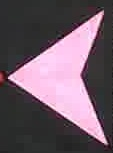
#> input picture img.jpg, 113 x 153 px, given in place of the camera
$ python FindColorPoints.py
#> lines starting #> are read from the running program, lines starting #| are printed output that depends on the picture
### ProgramBase/ColorTrecbar.py
from __future__ import print_function
import cv2 as cv

max_value = 255
max_value_H = 360 // 2
low_H = 0
low_S = 0
low_V = 0
high_H = max_value_H
high_S = max_value
high_V = max_value
window_capture_name = 'Video Capture'
window_detection_name = 'Object Detection'
low_H_name = 'Low H'
low_S_name = 'Low S'
low_V_name = 'Low V'
high_H_name = 'High H'
high_S_name = 'High S'
high_V_name = 'High V'


# [46 lines left out: functions on_low_H_thresh_trackbar, on_high_H_thresh_trackbar, on_low_S_thresh_trackbar, on_high_S_thresh_trackbar, on_low_V_thresh_trackbar, on_high_V_thresh_trackbar, not called in this run]


# parser = argparse.ArgumentParser(description='Code for Thresholding Operations using inRange tutorial.')
# parser.add_argument('--camera', help='Camera divide number.', default=0, type=int)
# args = parser.parse_args()
cap = cv.VideoCapture(0)#("C:/Users/User_I/Desktop/bandicam.mp4")  #(args.camera)

cv.namedWindow(window_capture_name)
cv.namedWindow(window_detection_name)
cv.createTrackbar(low_H_name, window_detection_name, low_H, max_value_H, on_low_H_thresh_trackbar)
cv.createTrackbar(high_H_name, window_detection_name, high_H, max_value_H, on_high_H_thresh_trackbar)
cv.createTrackbar(low_S_name, window_detection_name, low_S, max_value, on_low_S_thresh_trackbar)
cv.createTrackbar(high_S_name, window_detection_name, high_S, max_value, on_high_S_thresh_trackbar)
cv.createTrackbar(low_V_name, window_detection_name, low_V, max_value, on_low_V_thresh_trackbar)
cv.createTrackbar(high_V_name, window_detection_name, high_V, max_value, on_high_V_thresh_trackbar)
while True:

    ret, frame = cap.read()
#> frame is the input picture: shape (153, 113, 3); mean B, G, R 102.7, 90.6, 109.1
    if frame is None:
        break
    frame_HSV = cv.cvtColor(frame, cv.COLOR_BGR2HSV)
#> frame_HSV: shape (153, 113, 3); mean H, S, V 105.8, 35.4, 109.7
    frame_threshold = cv.inRange(frame_HSV, (low_H, low_S, low_V), (high_H, high_S, high_V))
#> frame_threshold: shape (153, 113); every value is 255

    cv.imshow(window_capture_name, frame)
    cv.imshow(window_detection_name, frame_threshold)

    key = cv.waitKey(30)
#> (key q is pressed here)
    if key == ord('q') or key == 27:
        break

### ProgramBase/FindColorPoints.py
from ProgramBase import ColorTrecbar as ct
import cv2
import numpy as np

# if __name__ == '__main__':
#     def callback(*arg):
#         print(arg)

cap = cv2.VideoCapture(0)
while True:
    ret, frame = cap.read()
    if frame is None:
        break
    frame_HSV = cv2.cvtColor(frame, cv2.COLOR_BGR2HSV)
    frame_threshold = cv2.inRange(frame_HSV, (ct.low_H, ct.low_S, ct.low_V), (ct.high_H, ct.high_S, ct.high_V))

    cv2.imshow(ct.window_capture_name, frame)
    cv2.imshow(ct.window_detection_name, frame_threshold)
    low_H, low_S, low_V, high_H, high_S, high_V = ct.low_H, ct.low_S, ct.low_V, ct.high_H, ct.high_S, ct.high_V
    key = cv2.waitKey(30)
#> (key q is pressed here)
    if key == ord('q') or key == 27:
        break
#cap.release()
cv2.destroyAllWindows()
########################################################################################################################
#cap = cv2.VideoCapture(0)
hsv_min = np.array((low_H, low_S, low_V), np.uint8)
hsv_max = np.array((high_H, high_S, high_V), np.uint8)
cv2.namedWindow("result")
color_yellow = (0, 255, 255)

while True:
    flag, img = cap.read()
    img = cv2.flip(img, 1)  # отражение кадра вдоль оси Y
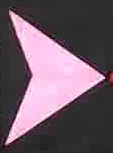
#> img: shape (153, 113, 3); mean B, G, R 102.7, 90.6, 109.1
    hsv = cv2.cvtColor(img, cv2.COLOR_BGR2HSV)
#> hsv: shape (153, 113, 3); mean H, S, V 105.8, 35.4, 109.7
    thresh = cv2.inRange(hsv, hsv_min, hsv_max)

    moments = cv2.moments(thresh, 1)
#> moments = moments, m00 17289, centre m10/m00, m01/m00 = (56, 76)
    dM01 = moments['m01']
#> dM01 = 1313964
    dM10 = moments['m10']
#> dM10 = 968184
    dArea = moments['m00']
#> dArea = 17289

    if dArea > 100:
        x = int(dM10 / dArea)
#> x = 56
        y = int(dM01 / dArea)
#> y = 76
        cv2.circle(img, (x, y), 5, color_yellow, 2)
        cv2.putText(img, "%d-%d" % (x, y), (x + 10, y - 10),
                    cv2.FONT_HERSHEY_SIMPLEX, 1, color_yellow, 2)
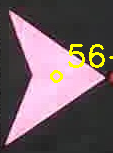
#> img: shape (153, 113, 3); mean B, G, R 99.7, 94.8, 112.6

    cv2.imshow('result', img)

    ch = cv2.waitKey(5)
#> (key q is pressed here)
    if ch == 27:
        break

cap.release()
cv2.destroyAllWindows()
